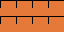

A level layout from a 2D game, rendered from its tile map. Below: a short description, then the map file with its tile-grid data intact:
An orthogonal 4x2 tile map with 16x16 px tiles, 2 tile layers (LegacyXml, AfterLegacy).

<map version="1.10" tiledversion="1.11.2" orientation="orthogonal" renderorder="right-down" width="4" height="2" tilewidth="16" tileheight="16" infinite="0" nextlayerid="3" nextobjectid="1">
 <tileset firstgid="1" source="terrain.tsx" />
 <layer id="1" name="LegacyXml" width="4" height="2">
  <data>
   <tile gid="1" />
   <tile gid="2" />
   <tile />
   <tile gid="4" />
   <tile gid="9" />
   <tile />
   <tile />
   <tile gid="2" />
  </data>
 </layer>
 <layer id="2" name="AfterLegacy" width="4" height="2">
  <data encoding="csv">
3,3,3,3,
3,3,3,3
</data>
 </layer>
</map>
